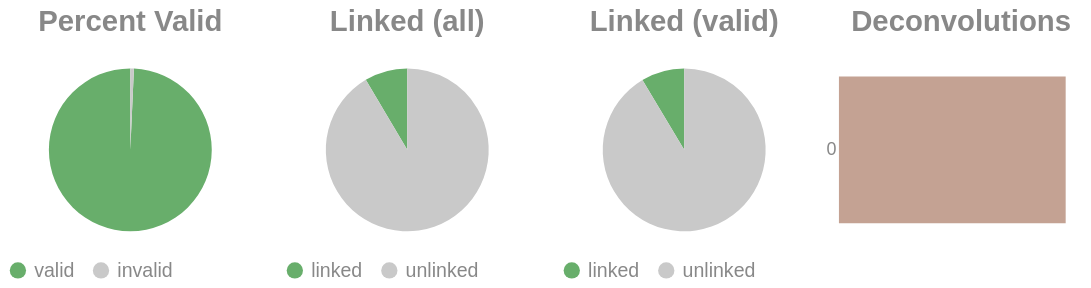

This figure's notebook cell:
### Code cell
if SKIPLR:
    pass
else:
    clash = Counter()
    for i in valids['molecule'].to_list():
        _mol = i.split("-")
        if len(_mol) == 1:
            clash.update('0')
        else:
            clash.update(_mol[-1])

    _d = {"deconvolutions": [], 'count': []}
    for k,v in clash.items():
        _d['deconvolutions'].append(k)
        _d['count'].append(v)

    tot_valid = valids['reads'].sum()
    mask = valids['reads'] >= 2
    n_linked_reads = valids.filter(mask)['reads'].sum()
    if n_linked_reads == 0:
        print_html("No linked molecules (>=2 reads) were detected; skipping linked-only distributions.")
        SKIPLR = True
    else:
        perc_valid = round(tot_valid / n_reads, 4)
        linked_perc_abs = round(n_linked_reads / n_reads, 4)
        linked_perc = round(n_linked_reads / tot_valid, 4)

    _valid = pl.DataFrame({"valids": ['valid', 'invalid'], "count": [tot_valid, n_reads - tot_valid]})
    _linked_abs = pl.DataFrame({"linked (absolute)": ['linked', 'unlinked'], "count": [n_linked_reads, n_reads - n_linked_reads]})
    _linked_rel = pl.DataFrame({"linked (valids)": ['linked', 'unlinked'], "count": [n_linked_reads, tot_valid - n_linked_reads]})

    (
        alt.hconcat(
            piechart(_valid, goodval = 'valid', title = "Percent Valid"),
            piechart(_linked_abs, goodval = "linked", title =  "Linked (all)"),
            piechart(_linked_rel, goodval = "linked", title =  "Linked (valid)"),
            convolutionbar(pl.DataFrame(_d), title = "Deconvolutions"),
            center = True,
            bounds = 'flush'
        )
        .resolve_scale(color='independent')
        .resolve_legend('independent')
        .properties(usermeta={'embedOptions': {"actions": False}})
    ).display()

### Figure 1 — Vega-Lite specification as saved in the notebook (floating-point values rounded to 4 significant figures)
{"width": "container", "height": 400, "config": {"title": {"anchor": "start", "dy": -15, "fontSize": 18, "color": "#888888", "subtitleColor": "#888888", "subtitleFontSize": 14}, "arc": {"fill": "#0072B2"}, "axis": {"domainColor": "#888888", "domainWidth": 0.5, "gridWidth": 0.2, "grid": false, "titleFontWeight": 400, "titleFontSize": 15, "labelFontSize": 11, "labelColor": "#888888", "tickColor": "#888888", "tickWidth": 0.2, "titleColor": "#888888"}, "axisBand": {"grid": false}, "axisX": {"grid": true, "tickSize": 10, "domainCap": "round"}, "axisY": {"domain": false, "grid": true, "tickSize": 0, "domainCap": "round"}, "background": "transparent", "header": {"labelFontSize": 15, "labelColor": "#888888", "titleFontSize": 15, "titleFontWeight": 600, "titleColor": "#888888"}, "legend": {"labelFont": "sans-serif", "labelFontSize": 12, "labelColor": "#888888", "symbolSize": 100, "symbolType": "circle", "titleFontSize": 12, "titlePadding": 10, "titleColor": "#888888", "title": null}, "range": {"category": ["#E69F00", "#56B4E9", "#009E73", "#F0E442", "#0072B2", "#D55E00", "#CC79A7", "#000000"], "diverging": ["#cfe8f3", "#a2d4ec", "#73bfe2", "#46abdb", "#1696d2", "#12719e"]}, "area": {"fill": "#0072B2", "fillOpacity": 0.7, "line": true, "strokeOpacity": 0.7}, "line": {"color": "#0072B2", "stroke": "#0072B2", "strokeWidth": 2}, "trail": {"color": "#0072B2", "stroke": "#0072B2", "strokeWidth": 0, "size": 1}, "point": {"filled": true, "fillOpacity": 1.0, "size": 95}, "text": {"color": "#888888", "fontSize": 11, "align": "right", "fontWeight": 400, "size": 11}, "bar": {"fill": "#0072B2", "stroke": null}, "view": {"stroke": null, "continuousWidth": 660, "continuousHeight": 400}}, "hconcat": [{"data": {"name": "data-0310212066a1e7773665d70d3b5b5510"}, "mark": {"type": "arc"}, "encoding": {"color": {"field": "valids", "legend": {"orient": "bottom", "title": null}, "scale": {"domain": ["valid", "invalid"], "range": ["#68ae6b", "#C9C9C9"]}, "title": "Valids", "type": "nominal"}, "theta": {"field": "count", "type": "quantitative"}, "tooltip": [{"field": "valids", "title": "Valids", "type": "ordinal"}, {"field": "percent", "format": ".2%", "title": "Percent", "type": "quantitative"}, {"field": "count", "title": "Count", "type": "quantitative"}]}, "height": 100, "title": {"text": "Percent Valid", "align": "center", "anchor": "middle"}, "transform": [{"calculate": "datum.count / 882595", "as": "percent"}], "width": 150}, {"data": {"name": "data-a8a81f62ecf0f52cc621491fb6e37a16"}, "mark": {"type": "arc"}, "encoding": {"color": {"field": "linked (absolute)", "legend": {"orient": "bottom", "title": null}, "scale": {"domain": ["linked", "unlinked"], "range": ["#68ae6b", "#C9C9C9"]}, "title": "Linked (Absolute)", "type": "nominal"}, "theta": {"field": "count", "type": "quantitative"}, "tooltip": [{"field": "linked (absolute)", "title": "Linked (Absolute)", "type": "ordinal"}, {"field": "percent", "format": ".2%", "title": "Percent", "type": "quantitative"}, {"field": "count", "title": "Count", "type": "quantitative"}]}, "height": 100, "title": {"text": "Linked (all)", "align": "center", "anchor": "middle"}, "transform": [{"calculate": "datum.count / 882595", "as": "percent"}], "width": 150}, {"data": {"name": "data-d8065bb57a76c54c48a80ca0ff29ac52"}, "mark": {"type": "arc"}, "encoding": {"color": {"field": "linked (valids)", "legend": {"orient": "bottom", "title": null}, "scale": {"domain": ["linked", "unlinked"], "range": ["#68ae6b", "#C9C9C9"]}, "title": "Linked (Valids)", "type": "nominal"}, "theta": {"field": "count", "type": "quantitative"}, "tooltip": [{"field": "linked (valids)", "title": "Linked (Valids)", "type": "ordinal"}, {"field": "percent", "format": ".2%", "title": "Percent", "type": "quantitative"}, {"field": "count", "title": "Count", "type": "quantitative"}]}, "height": 100, "title": {"text": "Linked (valid)", "align": "center", "anchor": "middle"}, "transform": [{"calculate": "datum.count / 876354", "as": "percent"}], "width": 150}, {"data": {"name": "data-32b37849fffc5b58ddc6a04ce1bad43a"}, "mark": {"type": "bar"}, "encoding": {"color": {"field": "deconvolutions", "legend": null, "scale": {"scheme": "lightgreyred"}, "type": "nominal"}, "tooltip": [{"field": "deconvolutions", "title": "Deconvolutions", "type": "ordinal"}, {"field": "percent", "format": ".2%", "title": "Percent", "type": "quantitative"}, {"field": "count", "title": "Count", "type": "quantitative"}], "x": {"axis": null, "field": "count", "type": "quantitative"}, "y": {"field": "deconvolutions", "sort": "ascending", "title": null, "type": "nominal"}}, "height": 100, "title": {"text": "Deconvolutions", "align": "center", "anchor": "middle"}, "transform": [{"calculate": "datum.count / 835141", "as": "percent"}], "width": 150}], "bounds": "flush", "center": true, "resolve": {"legend": {"angle": "independent"}, "scale": {"color": "independent"}}, "usermeta": {"embedOptions": {"actions": false}}, "$schema": "https://vega.github.io/schema/vega-lite/v6.1.0.json", "datasets": {"data-0310212066a1e7773665d70d3b5b5510": [{"valids": "valid", "count": 876354}, {"valids": "invalid", "count": 6241}], "data-a8a81f62ecf0f52cc621491fb6e37a16": [{"linked (absolute)": "linked", "count": 75066}, {"linked (absolute)": "unlinked", "count": 807529}], "data-d8065bb57a76c54c48a80ca0ff29ac52": [{"linked (valids)": "linked", "count": 75066}, {"linked (valids)": "unlinked", "count": 801288}], "data-32b37849fffc5b58ddc6a04ce1bad43a": [{"deconvolutions": "0", "count": 835141}]}}
